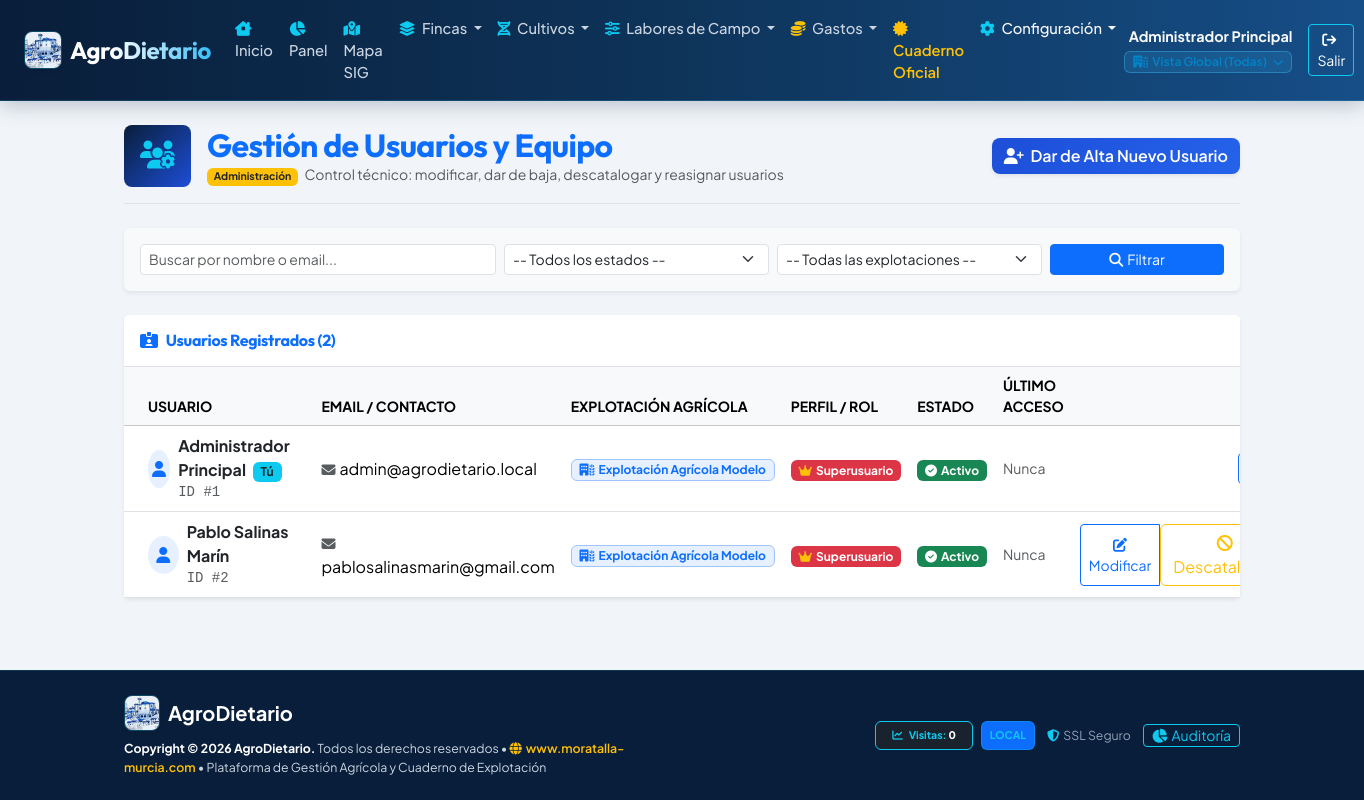
The app's page /views/admin/gestion_usuarios.php (signed in) with its own data.
### tables this page shows
CREATE TABLE usuarios (
    id_usuario INT AUTO_INCREMENT PRIMARY KEY,
    id_propietario INT NULL,
    nombre VARCHAR(100) NOT NULL,
    apellidos VARCHAR(100) NULL,
    email VARCHAR(120) NOT NULL UNIQUE,
    password_hash VARCHAR(255) NOT NULL,
    telefono VARCHAR(30) NULL,
    rol ENUM('superadmin', 'propietario', 'tecnico', 'lector') NOT NULL DEFAULT 'propietario',
    estado ENUM('pendiente', 'aprobado', 'rechazado', 'suspendido') NOT NULL DEFAULT 'pendiente',
    motivo_solicitud TEXT NULL,
    fecha_registro TIMESTAMP DEFAULT CURRENT_TIMESTAMP,
    fecha_aprobacion DATETIME NULL,
    aprobado_por_id INT NULL,
    ultimo_acceso DATETIME NULL,
    FOREIGN KEY (id_propietario) REFERENCES propietarios(id_propietario) ON DELETE SET NULL,
    FOREIGN KEY (aprobado_por_id) REFERENCES usuarios(id_usuario) ON DELETE SET NULL,
    INDEX idx_usuario_estado (estado),
    INDEX idx_usuario_rol (rol)
);

CREATE TABLE propietarios (
    id_propietario INT AUTO_INCREMENT PRIMARY KEY,
    nombre_razon_social VARCHAR(150) NOT NULL,
    cif_nif VARCHAR(20) NULL,
    telefono VARCHAR(30) NULL,
    email VARCHAR(100) NULL,
    direccion VARCHAR(200) NULL,
    municipio VARCHAR(100) NULL,
    provincia VARCHAR(100) NULL,
    codigo_postal VARCHAR(10) NULL,
    logo VARCHAR(255) NULL,
    precio_hora_comunitaria DECIMAL(8,2) NOT NULL DEFAULT 12.00,
    precio_hora_hortalizas DECIMAL(8,2) NOT NULL DEFAULT 15.00,
    derrama_anual_comunidad DECIMAL(10,2) NOT NULL DEFAULT 150.00,
    smtp_host VARCHAR(150) NULL,
    smtp_port INT NULL,
    smtp_encryption VARCHAR(20) NULL,
    smtp_user_enc TEXT NULL,
    smtp_pass_enc TEXT NULL,
    email_remitente VARCHAR(150) NULL,
    email_comunidad VARCHAR(150) NULL DEFAULT 'alharabemoratalla@gmail.com',
    fanegas_por_hectarea DECIMAL(8,4) NOT NULL DEFAULT 3.0000,
    id_regante_principal INT NULL,
    activo TINYINT(1) NOT NULL DEFAULT 1,
    fecha_alta TIMESTAMP DEFAULT CURRENT_TIMESTAMP,
    INDEX idx_propietario_activo (activo),
    INDEX idx_propietario_regante (id_regante_principal)
);

### views/admin/gestion_usuarios.php (the view, shortened to what the rows shown need)
<?php
$db = Database::getConnection();
$currentUser = Auth::user();
require_once VIEWS_PATH . '/layouts/header.php';
$explotaciones = $db->query("SELECT id_propietario, nombre_razon_social FROM propietarios ORDER BY nombre_razon_social ASC")->fetchAll();
$userExplotacionesMap = array();
$sqlUsers = "
    SELECT u.*, p.nombre_razon_social AS nombre_explotacion
    FROM usuarios u
    LEFT JOIN propietarios p ON u.id_propietario = p.id_propietario
    WHERE 1=1
";
$params = array();
$sqlUsers .= " ORDER BY u.rol = 'superadmin' DESC, u.id_propietario ASC, u.nombre ASC";
$stmtUsers = $db->prepare($sqlUsers);
$stmtUsers->execute($params);
$usuarios = $stmtUsers->fetchAll();
?>
<div class="container py-4">
    <div class="d-flex flex-wrap justify-content-between align-items-center pb-3 mb-4 border-bottom gap-3">
        <div class="d-flex align-items-center gap-3">
            <div>
                <h2 class="fw-bold mb-0 text-primary" style="letter-spacing: -0.02em;">Gestión de Usuarios y Equipo</h2>
            </div>
        </div>
    </div>
    <div class="card card-ag shadow-sm border-0">
        <div class="table-responsive">
            <table class="table table-hover align-middle mb-0">
                <thead class="table-light small text-muted text-uppercase">
                    <tr>
                        <th class="ps-4">Usuario</th>
                        <th>Email / Contacto</th>
                        <th>Explotación Agrícola</th>
                        <th>Perfil / Rol</th>
                        <th>Estado</th>
                        <th>Último Acceso</th>
                        <th class="text-end pe-4">Acciones</th>
                    </tr>
                </thead>
                <tbody>
                    <?php if (empty($usuarios)): ?>
                        <tr>
                            <td colspan="7" class="text-center py-5 text-muted">
                                <i class="fa-solid fa-users-slash fa-2x mb-3 text-secondary"></i>
                                <p class="mb-0">No se encontraron usuarios con los criterios seleccionados.</p>
                            </td>
                        </tr>
                    <?php else: ?>
                        <?php foreach ($usuarios as $u): ?>
                            <?php $isSelf = ((int)$u['id_usuario'] === (int)$currentUser['id']); ?>
                            <tr>
                                <td class="ps-4">
                                    <div class="d-flex align-items-center gap-2">
                                        <div class="rounded-circle bg-primary bg-opacity-10 text-primary d-flex align-items-center justify-content-center" style="width: 38px; height: 38px;">
                                            <i class="fa-solid fa-user"></i>
                                        </div>
                                        <div>
                                            <div class="fw-bold text-dark fs-6">
                                                <?= htmlspecialchars(trim($u['nombre'] . ' ' . $u['apellidos'])) ?>
                                                <?php if ($isSelf): ?>
                                                    <span class="badge bg-info text-dark small ms-1">Tú</span>
                                                <?php endif; ?>
                                            </div>
                                            <div class="small text-muted font-monospace">ID #<?= $u['id_usuario'] ?></div>
                                        </div>
                                    </div>
                                </td>
                                <td>
                                    <div><i class="fa-solid fa-envelope text-muted me-1 small"></i><?= htmlspecialchars($u['email']) ?></div>
                                </td>
                                <td>
                                    <?php
                                    $uidActual = (int)$u['id_usuario'];
                                    $misExplotaciones = isset($userExplotacionesMap[$uidActual]) ? $userExplotacionesMap[$uidActual] : array();
                                    $totalAsignadas = count($misExplotaciones);
                                    ?>
                                    <?php if ($totalAsignadas > 0): ?>
                                        <?php if ($totalAsignadas === 1): ?>
                                            <span class="badge bg-primary bg-opacity-10 text-primary fw-bold border border-primary-subtle">
                                                <i class="fa-solid fa-building-wheat me-1"></i><?= htmlspecialchars($misExplotaciones[0]) ?>
                                            </span>
                                        <?php elseif (!empty($explotaciones) && $totalAsignadas === count($explotaciones)): ?>
                                            <span class="badge bg-success bg-opacity-15 text-success fw-bold border border-success-subtle" title="<?= htmlspecialchars(implode(', ', $misExplotaciones)) ?>">
                                                <i class="fa-solid fa-check-double me-1"></i>Todas las Explotaciones (<?= $totalAsignadas ?>)
                                            </span>
                                        <?php else: ?>
                                            <span class="badge bg-info bg-opacity-15 text-primary fw-bold border border-info-subtle" title="<?= htmlspecialchars(implode(', ', $misExplotaciones)) ?>" style="cursor: help;">
                                                <i class="fa-solid fa-layer-group me-1"></i><?= $totalAsignadas ?> Explotaciones
                                            </span>
                                        <?php endif; ?>
                                    <?php elseif ($u['nombre_explotacion']): ?>
                                        <span class="badge bg-primary bg-opacity-10 text-primary fw-bold border border-primary-subtle">
                                            <i class="fa-solid fa-building-wheat me-1"></i><?= htmlspecialchars($u['nombre_explotacion']) ?>
                                        </span>
                                    <?php else: ?>
                                        <span class="badge bg-secondary"><i class="fa-solid fa-globe me-1"></i>Sin Asignar / Global</span>
                                    <?php endif; ?>
                                </td>
                                <td>
                                    <?php if ($u['rol'] === 'superadmin'): ?>
                                        <span class="badge bg-danger text-white"><i class="fa-solid fa-crown me-1 text-warning"></i>Superusuario</span>
                                    <?php elseif (in_array($u['rol'], array('administrador', 'admin'))): ?>
                                        <span class="badge bg-warning text-dark"><i class="fa-solid fa-shield-halved me-1"></i>Administrador</span>
                                    <?php elseif ($u['rol'] === 'propietario'): ?>
                                        <span class="badge bg-primary"><i class="fa-solid fa-user-tie me-1"></i>Gestor Explotación</span>
                                    <?php elseif ($u['rol'] === 'tecnico'): ?>
                                        <span class="badge bg-info text-dark"><i class="fa-solid fa-tractor me-1"></i>Técnico / Encargado</span>
                                    <?php elseif ($u['rol'] === 'operario'): ?>
                                        <span class="badge bg-secondary"><i class="fa-solid fa-person-digging me-1"></i>Operario</span>
                                    <?php else: ?>
                                        <span class="badge bg-light text-muted border"><i class="fa-solid fa-eye me-1"></i>Lector / Auditor</span>
                                    <?php endif; ?>
                                </td>
                                <td>
                                    <?php if ($u['estado'] === 'aprobado'): ?>
                                        <span class="badge bg-success"><i class="fa-solid fa-circle-check me-1"></i>Activo</span>
                                    <?php elseif ($u['estado'] === 'suspendido'): ?>
                                        <span class="badge bg-danger"><i class="fa-solid fa-ban me-1"></i>Descatalogado</span>
                                    <?php elseif ($u['estado'] === 'pendiente'): ?>
                                        <span class="badge bg-warning text-dark"><i class="fa-solid fa-clock me-1"></i>Pendiente</span>
                                    <?php else: ?>
                                        <span class="badge bg-secondary text-capitalize"><?= htmlspecialchars($u['estado']) ?></span>
                                    <?php endif; ?>
                                </td>
                                <td class="small text-muted">
                                    <?= $u['ultimo_acceso'] ? date('d/m/Y H:i', strtotime($u['ultimo_acceso'])) : 'Nunca' ?>
                                </td>
                                <td class="text-end pe-4">
                                    <div class="btn-group btn-group-sm">
                                        <button type="button" class="btn btn-outline-primary" data-bs-toggle="modal" data-bs-target="#modalEditar_<?= $u['id_usuario'] ?>" title="Modificar datos / Rol / Contraseña">
                                            <i class="fa-solid fa-pen-to-square"></i> Modificar
                                        </button>
                                        <?php if (!$isSelf): ?>
                                            <form action="<?= APP_URL ?>/admin/gestion-usuarios" method="POST" class="d-inline" onsubmit="return confirm('¿Confirmas cambiar el estado a este usuario?');">
                                                <?php if ($u['estado'] === 'aprobado'): ?>
                                                    <button type="submit" class="btn btn-outline-warning" title="Descatalogar / Suspender acceso">
                                                        <i class="fa-solid fa-ban"></i> Descatalogar
                                                    </button>
                                                <?php endif; ?>
                                            </form>
                                        <?php endif; ?>
                                    </div>
                                </td>
                            </tr>
                        <?php endforeach; ?>
                    <?php endif; ?>
                </tbody>
            </table>
        </div>
    </div>
</div>
<?php require_once VIEWS_PATH . '/layouts/footer.php'; ?>

### records on screen
usuarios: nombre+apellidos "Administrador Principal", shows "Tú", id_usuario "1", email "admin@agrodietario.local", id_propietario.nombre_razon_social "Explotación Agrícola Modelo", rol "superadmin" (drawn), estado "aprobado" (drawn), shows "Nunca"
usuarios: nombre+apellidos "Pablo Salinas Marín", id_usuario "2", email "pablosalinasmarin@gmail.com", id_propietario.nombre_razon_social "Explotación Agrícola Modelo", rol "superadmin" (drawn), estado "aprobado" (drawn), shows "Nunca"

### other values on screen
$u['nombre_completo'] "Administrador Principal"
$u['nombre_propietario'] "Vista Global (Todas)"
count($usuarios) "2"
$footerTitle "AgroDietario"
$contadorVisitas "0"
APP_ENV "LOCAL"
